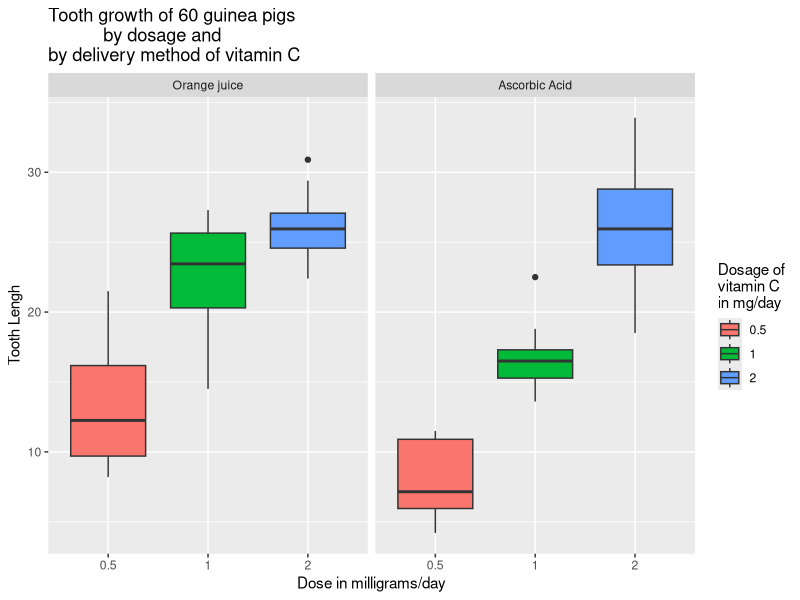

Write the R code that produced this figure.
## ---- chunk 1
knitr::opts_chunk$set(echo = TRUE)
## ---- chunk 2
library(ggplot2)
## ---- chunk 3
# Load the data ToothGrowth
data(ToothGrowth)
# Look at the structure of the data
str(ToothGrowth)

## ---- chunk 4
# Look at the summary of the data
summary(ToothGrowth)
## ---- chunk 5
# Compare means of the different delivery methods
tapply(ToothGrowth$len,ToothGrowth$supp, mean)
## ---- chunk 6
# Make a plot to look at data graphically
ggplot(ToothGrowth, aes(factor(dose), len, fill = factor(dose))) +
      geom_boxplot() +
      # facet_grid(.~supp)+
      facet_grid(.~supp, labeller = as_labeller(
            c("OJ" = "Orange juice", 
              "VC" = "Ascorbic Acid"))) +
      labs(title = "Tooth growth of 60 guinea pigs 
           by dosage and\nby delivery method of vitamin C",
           x = "Dose in milligrams/day", 
           y = "Tooth Lengh") +
      scale_fill_discrete(name = "Dosage of\nvitamin C\nin mg/day")
## ---- chunk 7
# Comparison by delivery method for the same dosage
t05 <- t.test(len ~ supp, 
       data = rbind(ToothGrowth[(ToothGrowth$dose == 0.5) & 
                                      (ToothGrowth$supp == "OJ"),],
                    ToothGrowth[(ToothGrowth$dose == 0.5) & 
                                      (ToothGrowth$supp == "VC"),]), 
       var.equal = FALSE)

t1 <- t.test(len ~ supp, 
       data = rbind(ToothGrowth[(ToothGrowth$dose == 1) & 
                                      (ToothGrowth$supp == "OJ"),],
                    ToothGrowth[(ToothGrowth$dose == 1) & 
                                      (ToothGrowth$supp == "VC"),]), 
       var.equal = FALSE)

t2 <- t.test(len ~ supp, 
       data = rbind(ToothGrowth[(ToothGrowth$dose == 2) & 
                                      (ToothGrowth$supp == "OJ"),],
                    ToothGrowth[(ToothGrowth$dose == 2) & 
                                      (ToothGrowth$supp == "VC"),]), 
       var.equal = FALSE)

# Make summary of the conducted t.tests, which compare the delivery methods by dosage
# take p-values and CI
summaryBYsupp <- data.frame(
      "p-value" = c(t05$p.value, t1$p.value, t2$p.value),
      "Conf.Low" = c(t05$conf.int[1],t1$conf.int[1], t2$conf.int[1]),
      "Conf.High" = c(t05$conf.int[2],t1$conf.int[2], t2$conf.int[2]),
      row.names = c("Dosage .05","Dosage 1","Dosage 2"))
# Show the data table 
summaryBYsupp
